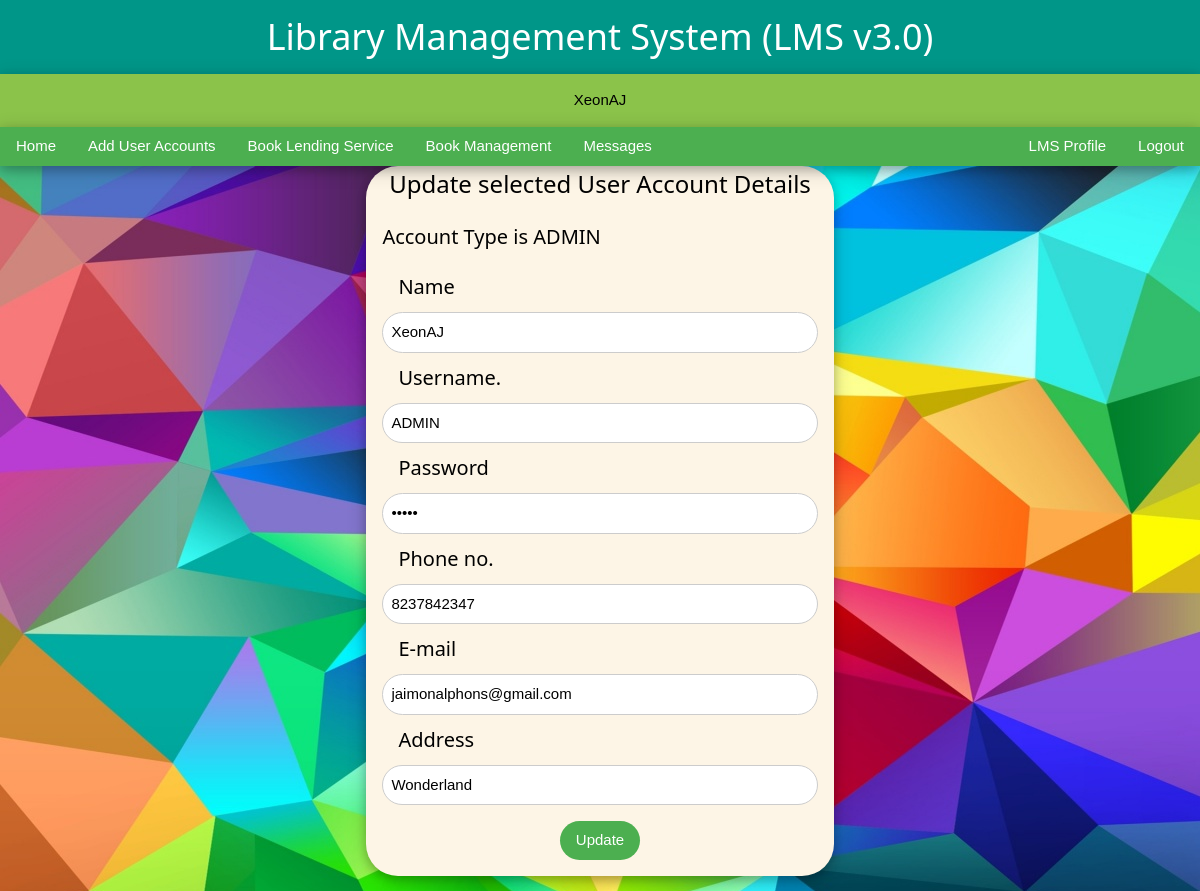
Page /admi/uasupd.php?userid=1 (signed in) on the committed database.
### tables this page shows
CREATE TABLE `users` (
  `name` varchar(100) NOT NULL,
  `username` varchar(100) NOT NULL,
  `password` varchar(100) NOT NULL,
  `phone` varchar(100) NOT NULL,
  `email` varchar(100) NOT NULL,
  `address` varchar(100) NOT NULL,
  `acctype` varchar(100) NOT NULL,
  `id` int(11) NOT NULL
);

### admi/uasupd.php (the view, shortened to what this page needs)
<html>
	<link rel="stylesheet" href="/LMS3/asset/w3.css">
	<body>
		<div class="w3-top">
			<div class="w3-container w3-teal w3-card-4" align=center>
				<h1>Library Management System (LMS v3.0)</h1>
			</div>
			<div class="w3-container w3-light-green w3-card-4" align=center>
				<?php
					echo "<p>".$_SESSION['PNAME']."</p>";
				?>
			</div>
			<div class="w3-bar w3-green w3-card-4">
				<a href="/LMS3/admi/admin.php" class="w3-bar-item w3-btn w3-mobile w3-hover-pale-green">Home</a>
				<a href="/LMS3/admi/adduc.php" class="w3-bar-item w3-btn w3-mobile w3-hover-pale-green">Add User Accounts</a>
				<a href="/LMS3/admi/booklnds.php" class="w3-bar-item w3-btn w3-mobile w3-hover-pale-green">Book Lending Service</a>
				<a href="/LMS3/admi/bookman.php" class="w3-bar-item w3-btn w3-mobile w3-hover-pale-green">Book Management</a>
				<a href="/LMS3/admi/msgs.php" class="w3-bar-item w3-btn w3-mobile w3-hover-pale-green">Messages</a>
				<a href="/LMS3/home.php" class="w3-bar-item w3-btn w3-mobile w3-right w3-hover-pale-green">Logout</a>
				<a href="/LMS3/admi/lmsp.php" class="w3-bar-item w3-btn w3-mobile w3-right w3-hover-pale-green">LMS Profile</a>
			</div>
		</div>
		<div class="w3-container " style="margin-top:13%">
			<div class="w3-card-4 w3-round-xxlarge w3-sand w3-center" style="margin-left:30%; margin-right:30%">
 				<h3>Update selected User Account Details</h3>
<?php
	$conn=mysqli_connect("localhost","root","","LMS3");
	$query="select * from users where id=".$_GET['userid']."";
	$requests=mysqli_query($conn,$query);
	$row=mysqli_fetch_array($requests);
 	echo"		<h4 class='w3-left w3-margin-left'>Account Type is ".$row['acctype']."</h4>
 				<form class='w3-container' action = '' method=POST>
 					<h4 class='w3-left w3-margin-left'>Name</h4><input class='w3-input w3-border w3-round-xxlarge' type='text' value='".$row['name']."' name='name' required>
    				<h4 class='w3-left w3-margin-left'>Username.</h4><input class='w3-input w3-border w3-round-xxlarge' type='text' value='".$row['username']."' name='username' required>
    				<h4 class='w3-left w3-margin-left'>Password</h4><input class='w3-input w3-border w3-round-xxlarge' type='password' value='".$row['password']."' name='password' required>
    				<h4 class='w3-left w3-margin-left'>Phone no.</h4><input class='w3-input w3-border w3-round-xxlarge' type='text' value='".$row['phone']."' name='phone' required>
    				<h4 class='w3-left w3-margin-left'>E-mail</h4><input class='w3-input w3-border w3-round-xxlarge' type='text' value='".$row['email']."' name='email' required>
    				<h4 class='w3-left w3-margin-left'>Address</h4><input class='w3-input w3-border w3-round-xxlarge' type='textarea' value='".$row['address']."' name='address' required>
    				<input class='w3-btn w3-green w3-round-xxlarge w3-margin' type='submit' value='Update' name='Update'>
 				</form>
			</div>
		</div>";
	echo"</body>
	</html>";
?>

### asset/w3.css (style rules this page uses)
*,*:before,*:after { box-sizing:inherit }
html { -ms-text-size-adjust:100%;-webkit-text-size-adjust:100% }
body { margin:0 }
a { background-color:transparent;-webkit-text-decoration-skip:objects }
button,input,select,textarea { font:inherit;margin:0 }
button,input { overflow:visible }
button,html [type=button],[type=reset],[type=submit] { -webkit-appearance:button }
html,body { font-family:Verdana,sans-serif;font-size:15px;line-height:1.5 }
html { overflow-x:hidden }
h1 { font-size:36px }
h3 { font-size:24px }
h4 { font-size:20px }
h1,h2,h3,h4,h5,h6 { font-family:"Segoe UI",Arial,sans-serif;font-weight:400;margin:10px 0 }
a { color:inherit }
.w3-btn,.w3-button { border:none;display:inline-block;padding:8px 16px;vertical-align:middle;overflow:hidden;text-decoration:none;color:inherit;background-color:inherit;text-align:center;cursor:pointer;white-space:nowrap }
.w3-btn,.w3-button { -webkit-touch-callout:none;-webkit-user-select:none;-khtml-user-select:none;-moz-user-select:none;-ms-user-select:none;user-select:none }
.w3-input { padding:8px;display:block;border:none;border-bottom:1px solid #ccc;width:100% }
.w3-bar { width:100%;overflow:hidden }
.w3-bar .w3-bar-item { padding:8px 16px;float:left;width:auto;border:none;display:block;outline:0 }
.w3-container:after,.w3-container:before,.w3-panel:after,.w3-panel:before,.w3-row:after,.w3-row:before,.w3-row-padding:after,.w3-row-padding:before, .w3-cell-row:before,.w3-cell-row:after,.w3-clear:after,.w3-clear:before,.w3-bar:before,.w3-bar:after { content:"";display:table;clear:both }
.w3-top,.w3-bottom { position:fixed;width:100%;z-index:1 }
.w3-top { top:0 }
.w3-round-xxlarge { border-radius:32px }
.w3-container,.w3-panel { padding:0.01em 16px }
.w3-card-4,.w3-hover-shadow:hover { box-shadow:0 4px 10px 0 rgba(0,0,0,0.2),0 4px 20px 0 rgba(0,0,0,0.19) }
.w3-center { text-align:center!important }
.w3-border { border:1px solid #ccc!important }
.w3-margin { margin:16px!important }
.w3-margin-left { margin-left:16px!important }
.w3-left { float:left!important }
.w3-right { float:right!important }
.w3-green,.w3-hover-green:hover { color:#fff!important;background-color:#4CAF50!important }
.w3-light-green,.w3-hover-light-green:hover { color:#000!important;background-color:#8bc34a!important }
.w3-sand,.w3-hover-sand:hover { color:#000!important;background-color:#fdf5e6!important }
.w3-teal,.w3-hover-teal:hover { color:#fff!important;background-color:#009688!important }

### admi/uasupd.php (style rules this page uses)
body { background-image: url("/LMS3/asset/home1.jpg"); }

### rows in the picture
users: acctype "ADMIN", name "XeonAJ", username "ADMIN", phone "8237842347", email "jaimonalphons@gmail.com", address "Wonderland"

### other values in the picture
$_SESSION['PNAME'] "XeonAJ"
